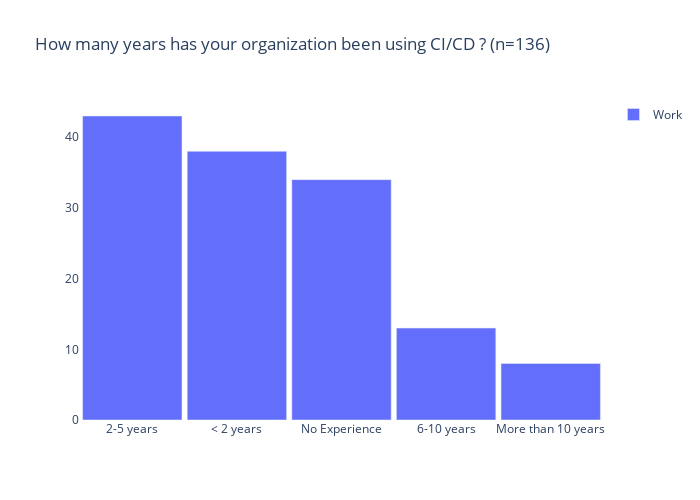

Notebook code cell kept with this figure:
### Code cell
#
# Question 6 - How many years has your organization been using CI/CD ?
#

double_bar_chart("How many years has your organization been using CI/CD ?", 
                 "Work", work_df['Q6'].value_counts()[lambda x: x > 0], 
                 "Home", home_df['Q6'].value_counts()[lambda x: x > 0])
#

### Figure 1 — Plotly figure (JSON) as saved in the notebook; plotly's stock layout.template omitted (floating-point values rounded to 4 significant figures)
{"data": [{"name": "Work", "type": "bar", "x": ["2-5 years", "&lt; 2 years", "No Experience", "6-10 years", "More than 10 years"], "y": [43, 38, 34, 13, 8]}, {"name": "Home", "type": "bar", "x": [], "y": []}], "layout": {"bargap": 0.05, "barmode": "stack", "height": 500, "plot_bgcolor": "#FFFFFF", "showlegend": true, "title": {"text": "How many years has your organization been using CI/CD ? (n=136)"}, "width": 700, "xaxis": {"autorange": true, "categoryorder": "total descending", "range": [-0.5, 4.5], "type": "category"}, "yaxis": {"autorange": true, "range": [0, 45.26], "type": "linear"}}}
